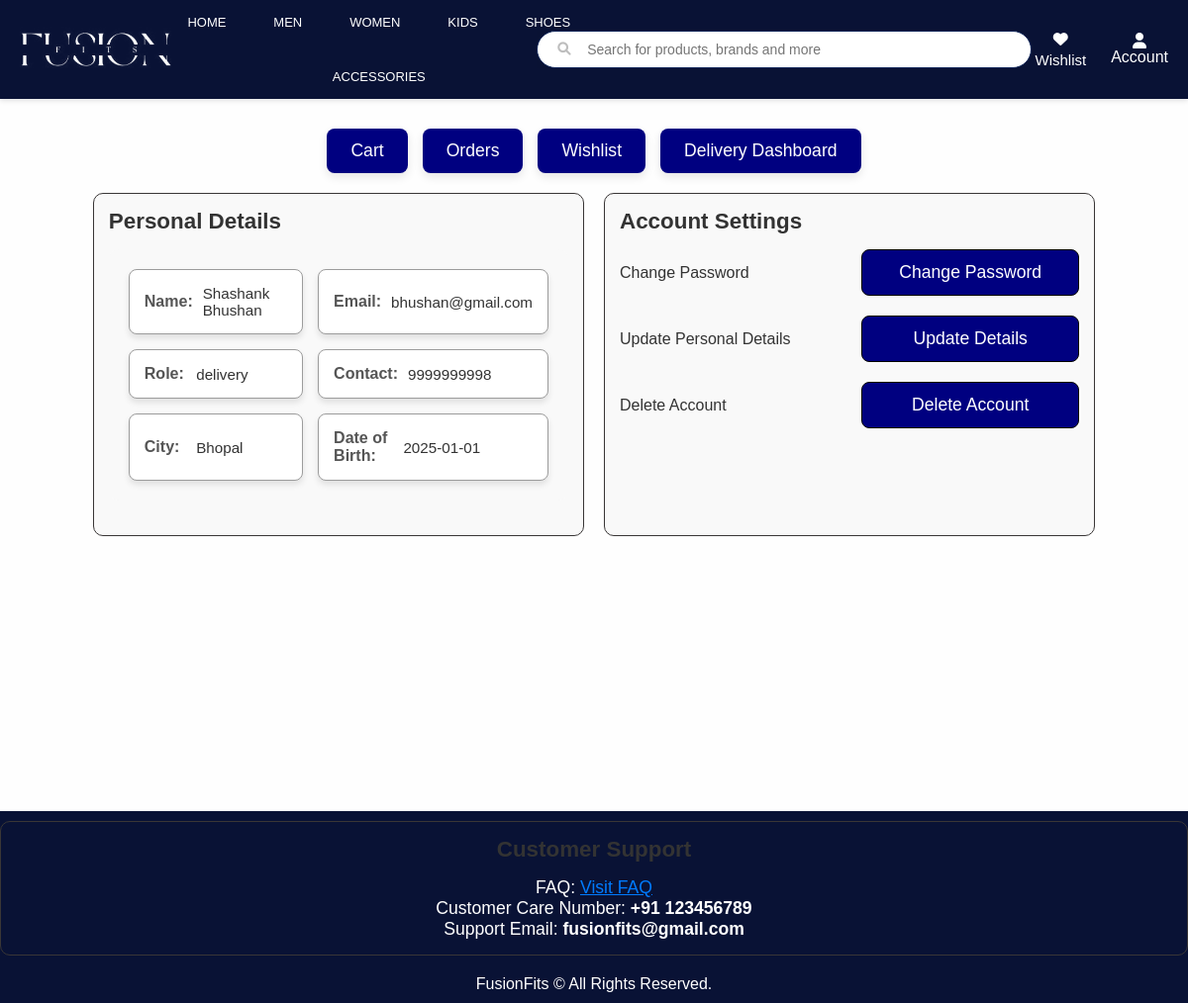
Before: /auth/profile/2 (signed in) with the older database file.
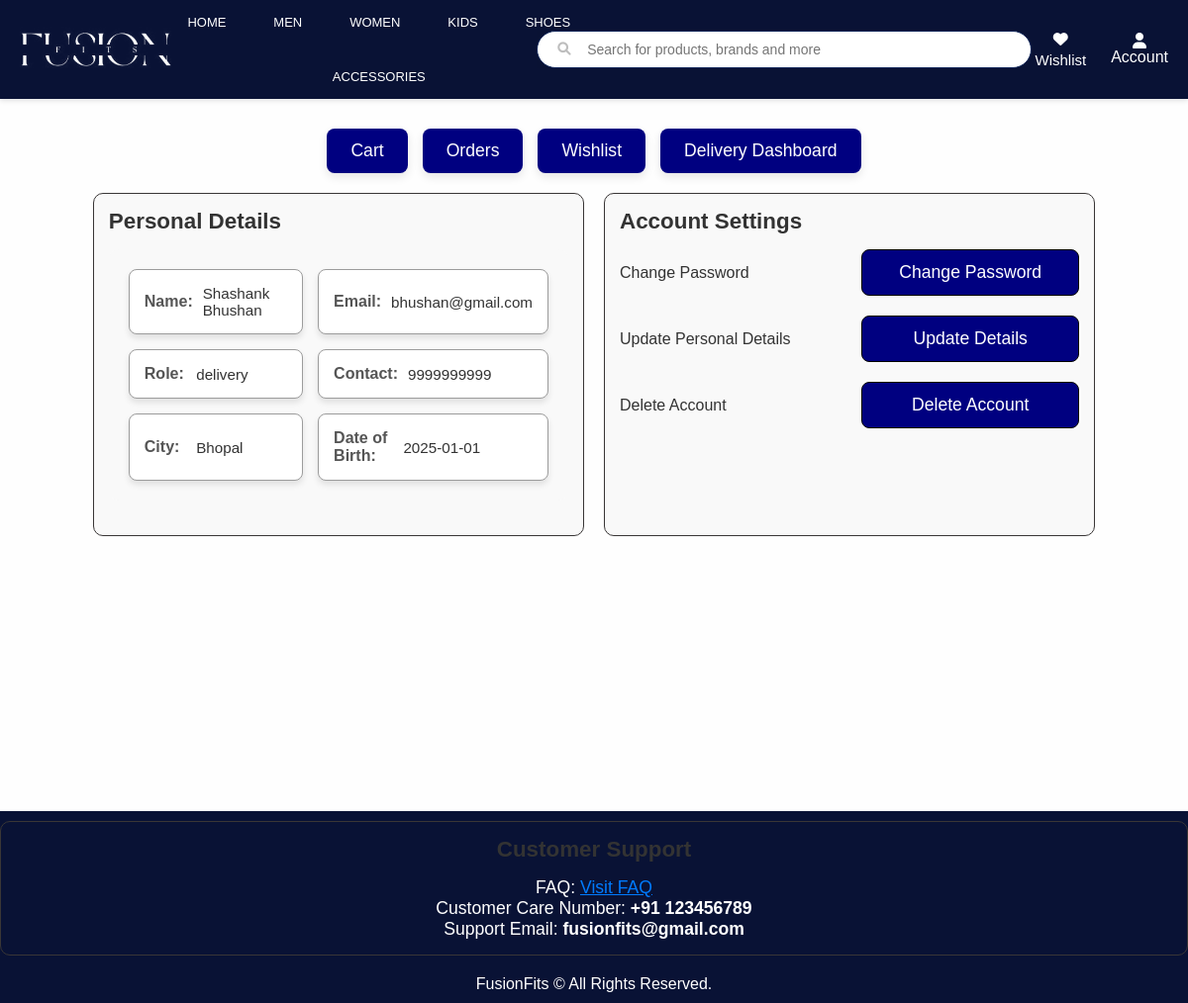
After: the same page with the newer database file.
### app/models.py (models this page shows, shortened)
class User(UserMixin, db.Model):
    id = db.Column(db.Integer, primary_key=True)
    username = db.Column(db.String(50), nullable=False)
    email = db.Column(db.String(100), unique=True, nullable=False)
    password = db.Column(db.String(255), nullable=False)
    role = db.Column(db.String(20), nullable=False)
    contact = db.Column(db.String(20), nullable=False)
    address = db.Column(db.String(200), nullable=False)
    city = db.Column(db.String(100), nullable=False)
    dob = db.Column(db.Date, nullable=False)
    reset_token = db.Column(db.String(128), nullable=True)

### app/auth.py (the view)
@auth.route('/profile/<int:id>')
@login_required
def profile(id):
    user = db.session.get(User, id)
    if not user:
        abort(404)
    if current_user.id != id and current_user.role != 'admin':
        abort(403)
    return render_template('profile.html', user=user)

### app/templates/profile.html (shortened to what this page needs)
<!DOCTYPE html>
<html lang="en">
<head>
</head>
<body>
    {% extends "home.html" %}
    {% block content %}
    <div class="container">
        <div class="center-buttons">
            <a href="{{ url_for('main.cart') }}"><button>Cart</button></a>
            <a href="{{ url_for('main.your_orders') }}"><button>Orders</button></a>
            <a href="{{ url_for('main.wishlist') }}" ><button>Wishlist</button></a>
            {% if user.role == 'delivery' %}
            <a href="{{ url_for('delivery_person.delivery_person_dashboard') }}" ><button>Delivery Dashboard</button></a>
            {% endif %}
        </div>
        <div class="profile-sections">
            <section id="personal-details">
                <h2>Personal Details</h2>
                <ul class="info">
                    <li>
                        <span class="label">Name:</span>
                        <span class="value">{{ user.username }}</span>
                    </li>
                    <li>
                        <span class="label">Email:</span>
                        <span class="value">{{ user.email }}</span>
                    </li>
                    <li>
                        <span class="label">Role:</span>
                        <span class="value">{{ user.role }}</span>
                    </li>
                    <li>
                        <span class="label">Contact:</span>
                        <span class="value">{{ user.contact }}</span>
                    </li>
                    <li>
                        <span class="label">City:</span>
                        <span class="value">{{ user.city }}</span>
                    </li>
                    <li>
                        <span class="label">Date of Birth:</span>
                        <span class="value">{{ user.dob }}</span>
                    </li>
                </ul>
            </section>
            <section id="account-settings">
                <h2>Account Settings</h2>
                <div>
                    <span>Change Password</span>
                    <form action="{{ url_for('auth.change_password', id=user.id) }}" method="get" style="display: inline;">
                        <button class="change-password-btn">Change Password</button>
                    </form>
                </div>
                <div>
                    <span>Update Personal Details</span>
                    <form action="{{ url_for('auth.update_details', id=user.id) }}" method="get" style="display: inline;">
                        <button type="submit" class="btn btn-primary">Update Details</button>
                    </form>
                </div>
                <div>
                    <span>Delete Account</span>
                    <a href="{{ url_for('auth.confirm_delete', id=user.id) }}">
                        <button class="delete-account-btn">Delete Account</button>
                    </a>
                </div>
            </section>
        </div>
    </div>
    {% endblock %}

Changed rows visible on the page:
changed User "Shashank Bhushan": contact "9999999998" → "9999999999"
